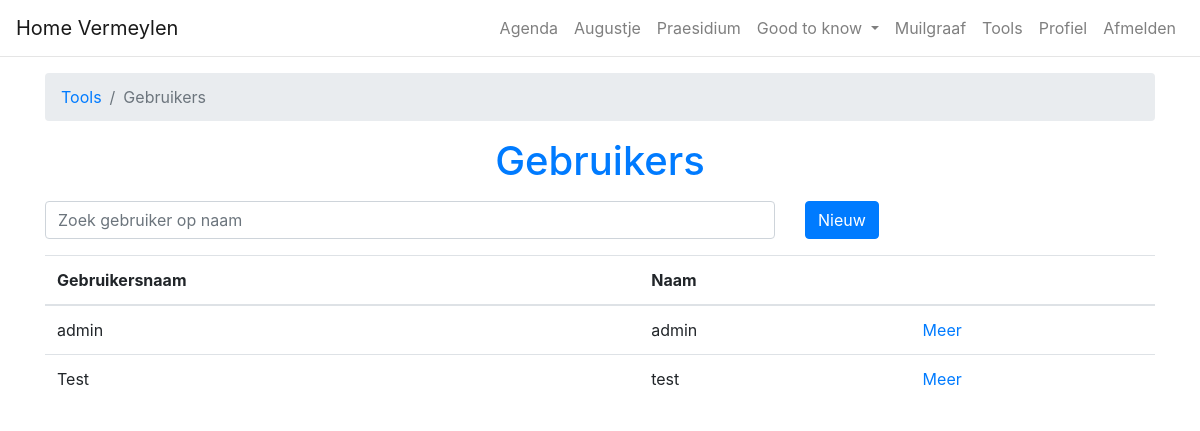
Page /users (signed in) on the earlier database version.
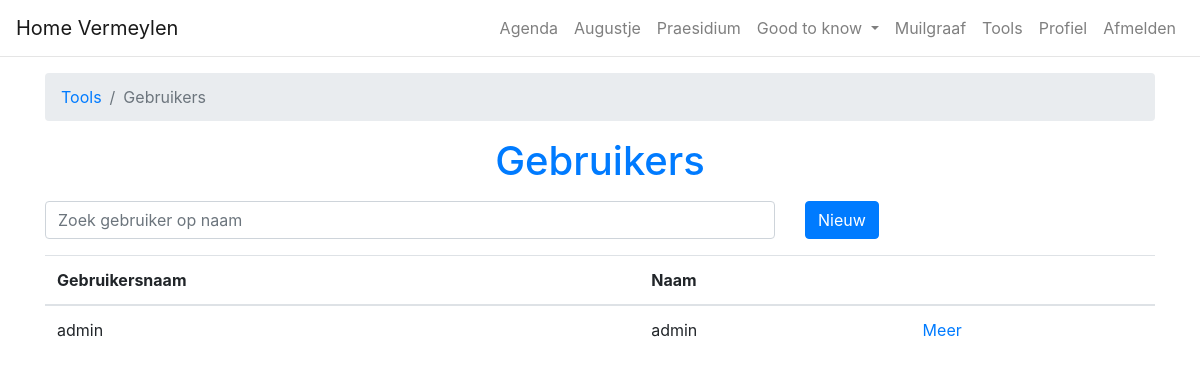
Same page on the later database version.
### vermeylen/models.py (models this page shows)
class User(db.Model):
    id = db.Column(db.Integer, primary_key=True)
    username = db.Column(db.String(20), unique=True, nullable=False)
    password = db.Column(db.String(60), nullable=False)
    fullname = db.Column(db.String(70), nullable=False)
    roles = db.Column(db.String(), default="")

### vermeylen/routes.py (the view, shortened to what this page needs)
@app.route('/users', methods=['GET', 'POST'])
@login_required
@requires_one_of_roles("gebruikers")
def users():
    users = User.query.all()
    user_form = UserForm()
    return render_template('/users/admin.html', users=users, user_form=user_form)

### vermeylen/forms.py (shortened to what this page needs)
class UserForm(FlaskForm):
    username = StringField('Gebruikersnaam', validators=[DataRequired(message="Verplicht."), Length(min=2, max=20, message="Een gebruikersnaam moet tussen de 2 en 20 karakters lang zijn.")])
    password = StringField('Initieel wachtwoord', validators=[DataRequired(message="Verplicht.")])
    fullname = StringField('Volledige naam', validators=[DataRequired(message="Verplicht."), Length(min=2,max=70,message="Gelieve een naam tussen 2 en 70 karakters lang in te geven.")])
    roles = StringField('Rollen')
    submit = SubmitField('Verstuur')

### vermeylen/templates/users/admin.html (shortened to what this page needs)
{% extends 'layout.html' %}
{% block content %}
    <div class="container mt-3">
        <nav aria-label="breadcrumb">
            <ol class="breadcrumb">
                <li class="breadcrumb-item"><a href="{{ url_for('tools') }}">Tools</a></li>
                <li class="breadcrumb-item active" aria-current="page">Gebruikers</li>
            </ol>
        </nav>
        <h1 class="text-primary text-center">Gebruikers</h1>
        <div class="row my-3">
            <div class="col-8">
                <input id="search" type="text" onkeyup="filterUsers()" class="form-control" placeholder="Zoek gebruiker op naam" aria-label="gebruiker">
            </div>
            <div class="col-4">
                <button class="btn btn-primary" data-toggle="collapse" href="#collapseAddUser" role="button" aria-expanded="false" aria-controls="collapseAddUser">Nieuw</button>
            </div>
        </div>
        <table id="usertable" class="table table-hover">
            <thead>
                <tr>
                    <th scope="col">Gebruikersnaam</th>
                    <th scope="col">Naam</th>
                    <th scope="col"></th>
                </tr>
            </thead>
            <tbody>
            {% for user in users %}
                <tr>
                    <td>{{ user.username }}</td>
                    <td>{{ user.fullname or "" }}</td>
                    <td><a href="{{ url_for('users_update', id=user.id) }}">Meer</a></td>
                </tr>
            {% endfor %}
            </tbody>
        </table>
    </div>
{% endblock %}

Differences in the rows shown:
removed User: username "Test", fullname "test"
